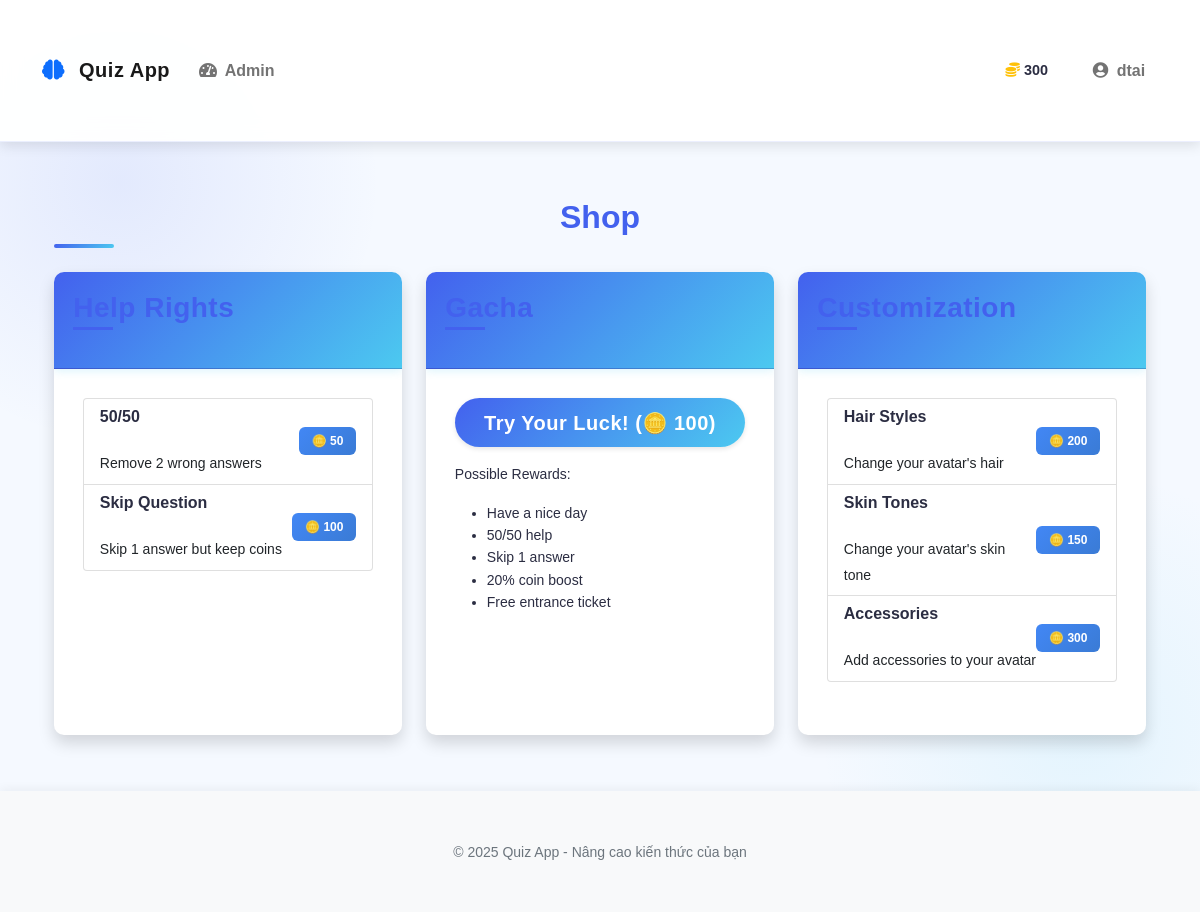
The page /shop (signed in) on the database as committed earlier.
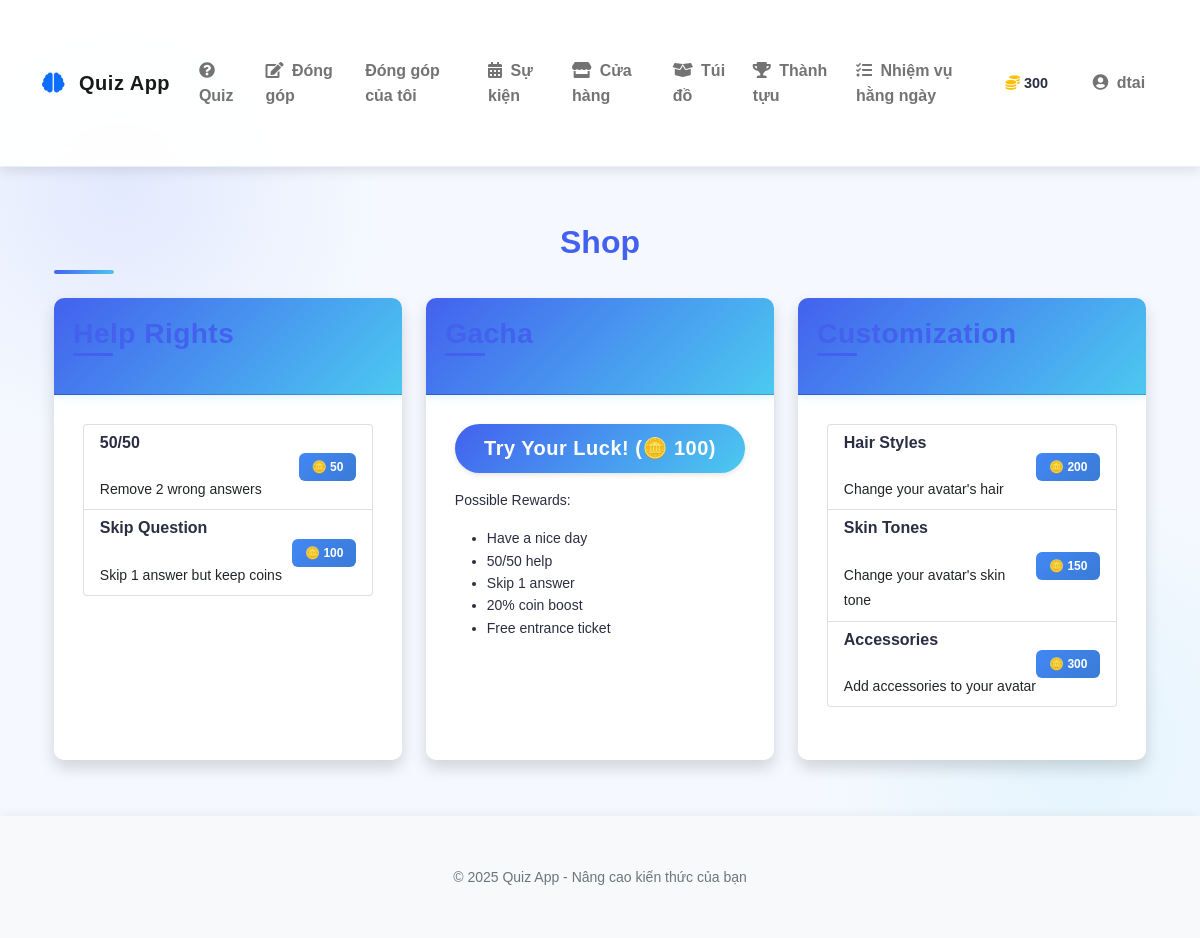
The same page on the database as committed later.
### app.py (the view)
@app.route('/shop')
@login_required
def shop():
    return render_template('shop.html')

### app.py (called while the page is built)
@login_manager.user_loader
def load_user(user_id):
    from models import User
    return User.query.get(int(user_id))

### templates/shop.html (shortened to what the changed rows need)
{% extends "base.html" %}
{% block content %}
<div class="container">
    <h2 class="text-center mb-4" data-aos="fade-down">Shop</h2>
</div>
{% endblock %}

### templates/base.html (shortened to what the changed rows need)
<!DOCTYPE html>
<html lang="en">
<head>
    <link href="https://cdn.jsdelivr.net/npm/bootstrap@5.0.2/dist/css/bootstrap.min.css" rel="stylesheet">
    <link rel="stylesheet" href="https://cdnjs.cloudflare.com/ajax/libs/font-awesome/5.15.3/css/all.min.css">
    <link href="https://unpkg.com/aos@2.3.1/dist/aos.css" rel="stylesheet">
    <link rel="stylesheet" href="{{ url_for('static', filename='css/style.css') }}">
    <link rel="stylesheet" href="{{ url_for('static', filename='css/rank_frames.css') }}">
    <link rel="stylesheet" href="{{ url_for('static', filename='css/customization.css') }}">
    <link rel="stylesheet" href="{{ url_for('static', filename='css/achievements.css') }}">
    <link rel="stylesheet" href="{{ url_for('static', filename='css/quests.css') }}">
    <link rel="stylesheet" href="{{ url_for('static', filename='css/quiz.css') }}">
</head>
<body>
    <nav class="navbar navbar-expand-lg navbar-light sticky-top">
        <div class="container">
            <div class="collapse navbar-collapse" id="navbarNav">
                <ul class="navbar-nav me-auto">
                    {% if current_user.is_authenticated %}
                        {% if current_user.is_admin %}
                            <li class="nav-item">
                                <a class="nav-link" href="{{ url_for('admin_dashboard') }}">
                                    <i class="fas fa-tachometer-alt me-1"></i> Admin
                                </a>
                            </li>
                        {% else %}
                            <li class="nav-item">
                                <a class="nav-link" href="{{ url_for('mainquiz') }}">
                                    <i class="fas fa-question-circle me-1"></i> Quiz
                                </a>
                            </li>
                            <li class="nav-item">
                                <a class="nav-link" href="{{ url_for('contribute') }}">
                                    <i class="fas fa-edit me-1"></i> Đóng góp
                                </a>
                            </li>
                            <li class="nav-item">
                                <a class="nav-link" href="{{ url_for('my_contributions') }}">
                                    Đóng góp của tôi
                                </a>
                            </li>
                            <li class="nav-item">
                                <a class="nav-link" href="{{ url_for('event') }}">
                                    <i class="fas fa-calendar-alt me-1"></i> Sự kiện
                                </a>
                            </li>
                            <li class="nav-item">
                                <a class="nav-link" href="{{ url_for('shop') }}">
                                    <i class="fas fa-store me-1"></i> Cửa hàng
                                </a>
                            </li>
                            <li class="nav-item">
                                <a class="nav-link" href="{{ url_for('inventory') }}">
                                    <i class="fas fa-box-open me-1"></i> Túi đồ
                                </a>
                            </li>
                            <li class="nav-item">
                                <a class="nav-link" href="{{ url_for('advancements') }}">
                                    <i class="fas fa-trophy me-1"></i> Thành tựu
                                </a>
                            </li>
                            <li class="nav-item">
                                <a class="nav-link" href="{{ url_for('daily_quests') }}">
                                    <i class="fas fa-tasks me-1"></i> Nhiệm vụ hằng ngày
                                </a>
                            </li>
                        {% endif %}
                    {% endif %}
                </ul>
            </div>
        </div>
    </nav>
    <div class="container py-4">
        {% block content %}{% endblock %}
    </div>
</body>
</html>

Rows that differ between the two databases and show on the page:
changed User "dtai": is_admin True → False (drawn)
Other text that changed with them:
text no longer shown: "Admin"
text now shown: "Quiz Đóng góp Đóng góp của tôi Sự kiện Cửa hàng Túi đồ Thành tựu Nhiệm vụ hằng ngày"
